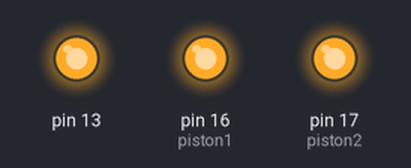
A sketch run on a simulated Arduino Uno, built with avr-gcc and run on an emulated ATmega328P. Shown: output pins drawn as LEDs (lit = HIGH).

Above: at 0.1 s.
At 3.1 s:
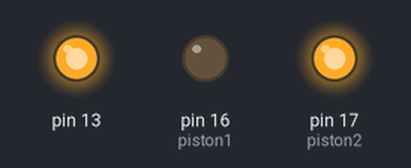
At 5.1 s:
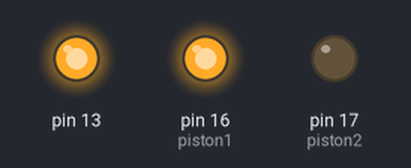
Timing chart, 0 to 6.6 s (numbered marks = the images above):
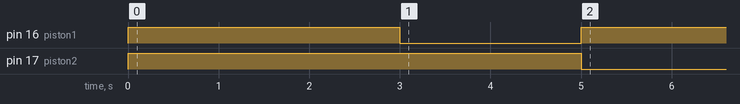

The sketch:

pistons.ino
```cpp
int piston1=16;
int piston2=17;
void setup(){

  pinMode(piston1,OUTPUT);
  pinMode(piston2,OUTPUT);
  pinMode(13,OUTPUT);
  digitalWrite(13,HIGH);
  digitalWrite(piston1,HIGH);
  digitalWrite(piston2,HIGH);

  delay(3000);
  digitalWrite(piston1,LOW);
  digitalWrite(piston2,HIGH);
  delay(2000);
  // digitalWrite(piston1,LOW);
  // digitalWrite(piston2,LOW);
  // delay(2000);
  digitalWrite(piston1,HIGH);
  digitalWrite(piston2,LOW);
  delay(2000);


}
void loop(){

}
```
